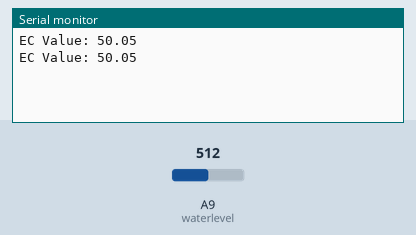
Simulated run of this sketch. Board: Arduino Mega 2560, built with avr-gcc and run on an emulated ATmega2560. Shown: the last lines printed to the serial monitor. Inputs (shaded band) come from the test bench; at power-on: A9 (waterlevel) = 512.

Above: at 5.8 s.
5.9 s: A9 (waterlevel) set to 716
At 11.4 s:
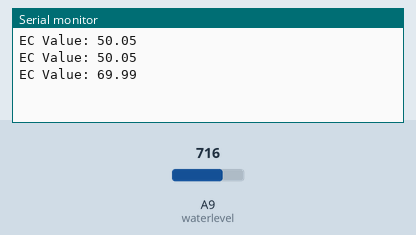
11.9 s: A9 (waterlevel) set to 900
At 16.5 s:
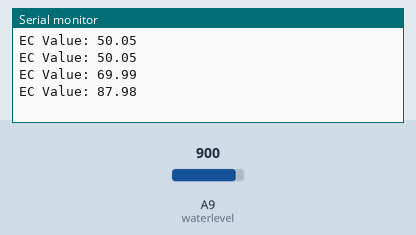
Timing chart, 0 to 18.0 s (numbered marks = the images above; inputs shaded):
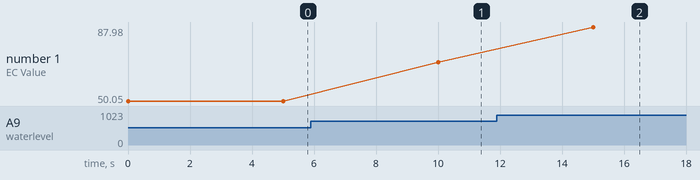

Measured:
- after the input at 5.9 s, the serial monitor: prints a new line after 4.1 s (image 1)
- after the input at 11.9 s, the serial monitor: prints a new line after 3.1 s (image 2)
- plotted number 1: 50.05 → 69.99 after the input at 5.9 s, 69.99 → 87.98 after the input at 11.9 s

The sketch:

test.ino
```cpp
/* Arduino Tutorial - Watel Level Sensor 40mm
   More info: */

const int waterlevel = A9; //Sensor AO pin to Arduino pin A0
float value;          //Variable to store the incomming data

void setup()
{
  //Begin serial communication
  Serial.begin(9600);

}

void loop()
{
  value = ((analogRead(waterlevel))/1023.0)*100; //Read data from analog pin and store it to value variable
//
//  if (value<=480){
//    Serial.println("Water level: 0mm - Empty!");
//  }
//  else if (value>480 && value<=530){
//    Serial.println("Water level: 0mm to 5mm");
//  }
//  else if (value>530 && value<=615){
//    Serial.println("Water level: 5mm to 10mm");
//  }
//  else if (value>615 && value<=660){
//    Serial.println("Water level: 10mm to 15mm");
//  }
//  else if (value>660 && value<=680){
//    Serial.println("Water level: 15mm to 20mm");
//  }
//  else if (value>680 && value<=690){
//    Serial.println("Water level: 20mm to 25mm");
//  }
//  else if (value>690 && value<=700){
//    Serial.println("Water level: 25mm to 30mm");
//  }
//  else if (value>700 && value<=705){
//    Serial.println("Water level: 30mm to 35mm");
//  }
//  else if (value>705){
//    Serial.println("Water level: 35mm to 40mm");
//  }

  Serial.print("EC Value: ");
  Serial.println(value);
  delay(5000); // Check for new value every 5 sec
}
```
